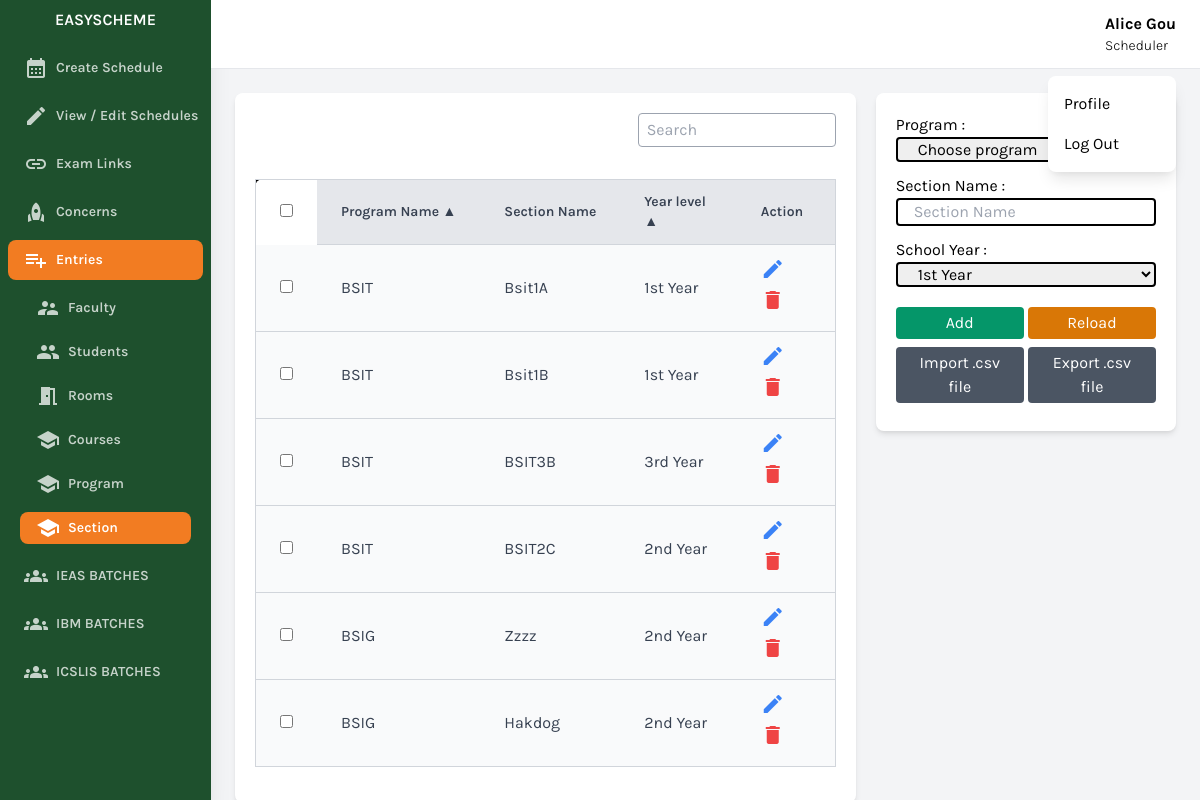
/scheduler/view-section-table.php (signed in), run on the app's committed database.
### tables this page shows
CREATE TABLE `user` (
  `id` bigint(20) NOT NULL,
  `name` varchar(256) NOT NULL,
  `username` varchar(256) NOT NULL,
  `password` varchar(256) NOT NULL,
  `position` varchar(256) NOT NULL,
  `status` int(11) NOT NULL DEFAULT 0
);

CREATE TABLE `section` (
  `id` bigint(20) NOT NULL,
  `section` varchar(256) NOT NULL,
  `year_level` varchar(256) NOT NULL,
  `program_id` bigint(20) NOT NULL,
  `status` int(11) NOT NULL DEFAULT 0
);

CREATE TABLE `program_details` (
  `id` bigint(20) NOT NULL,
  `program_name` varchar(256) NOT NULL,
  `institute` bigint(20) NOT NULL,
  `status` int(11) NOT NULL DEFAULT 0
);

### conn/conn.php (called while the page is built, shortened)
<?php
class DatabaseHandler {
    private $pdo;
    public function __construct() {
        $dbHost = 'localhost';
        $dbPort = '3306';
        $dbName = DBNAME;
        $dbUser = DBUSER;
        $dbPassword = DBPASSWORD;
        try {
            $dsn = "mysql:host=$dbHost;port=$dbPort;dbname=$dbName";
            $this->pdo = new PDO($dsn, $dbUser, $dbPassword);
            $this->pdo->setAttribute(PDO::ATTR_ERRMODE, PDO::ERRMODE_EXCEPTION);
        } catch (PDOException $e) {
            echo "Connection failed: " . $e->getMessage();
        }
    }
    public function getAllRowsFromTable($tableName) {
        try {
            $stmt = $this->pdo->prepare("SELECT * FROM $tableName WHERE status = 0");
            $stmt->execute();
            $result = $stmt->fetchAll(PDO::FETCH_ASSOC);
            return $result;
        } catch (PDOException $e) {
            echo "Query failed: " . $e->getMessage();
        }
    }
    public function getIdByColumnValue($tableName, $columnName, $columnValue, $idColumnName) {
        try {
            $stmt = $this->pdo->prepare("SELECT $idColumnName FROM $tableName WHERE $columnName = :column_value");
            $stmt->bindParam(':column_value', $columnValue);
            $stmt->execute();
            $result = $stmt->fetch(PDO::FETCH_ASSOC);
            if ($result) {
                return $result[$idColumnName];
            } else {
                return null;
            }
        } catch (PDOException $e) {
            return null;
        }
    }
}
?>

### scheduler/view-section-table.php (the view, shortened to what this page needs)
<?php
include 'components/header.php';
?>
<div class="w-full h-screen overflow-x-hidden border-t flex flex-col">
    <main class="w-full grid grid-cols-3 gap-x-5 p-6 pt-2">
        <div class="w-full col-span-3 lg:col-span-2">
            <div class="card bg-white shadow-md rounded-lg p-5 mt-4">
                <p class="text-right">
                <input type="text" placeholder="Search" id="searchInput" class="border px-2 py-1 text-gray-800 rounded border-gray-400 mb-4">
                </p>
                <div class="overflow-scroll w-full my-4">
                    <div class="table-responsive bg-black">
                        <table class="bg-white border border-gray-300 rounded-lg shadow-md min-w-full">
                        <thead>
    <tr>
        <th>
            <input type="checkbox" id="selectAll">
        </th>
        <th onclick="sortTable(1)" class="cursor-pointer py-3 whitespace-nowrap px-6 bg-gray-200 text-left text-sm font-semibold text-gray-700 border-b border-gray-300">
            Program Name &#9650;
        </th>
        <th class="py-3 whitespace-nowrap px-6 bg-gray-200 text-left text-sm font-semibold text-gray-700 border-b border-gray-300">
            Section Name
        </th>
        <th onclick="sortTable(3)" class="cursor-pointer py-3 px-6 bg-gray-200 text-left text-sm font-semibold text-gray-700 border-b border-gray-300">
            Year level &#9650;
        </th>
        <th class="py-3 px-6 bg-gray-200 text-left text-sm font-semibold text-gray-700 border-b border-gray-300">
            Action
        </th>
    </tr>
</thead>
<tbody>
    <?php
    $rows = $db->getAllRowsFromTable('section');
    if(count($rows)>0) {
        foreach ($rows as $row) {
            $id = ucwords($row['id']);
            $section = ucwords($row['section']);
            $year_level = ucwords($row['year_level']);
            $program_id = ucwords($row['program_id']);
            $program_name = $db->getIdByColumnValue("program_details","id",$program_id,"program_name");
            $data = "
                data-id = '$id'
                data-section = '$section'
                data-year_level = '$year_level'
                data-program_id = '$program_id'
                ";
            echo '<tr class="bg-gray-50 hover:bg-gray-100 transition-colors duration-200">
                <td class="py-3 text-center px-6 border-b border-gray-300 text-gray-700">
                    <input type="checkbox" class="rowCheckbox" value="'.$id.'">
                </td>
                <td class="py-3 px-6 border-b border-gray-300 text-gray-700">'.$program_name.'</td>
                <td class="py-3 px-6 border-b border-gray-300 text-gray-700">'.$section.'</td>
                <td class="py-3 px-6 border-b border-gray-300 text-gray-700">'.$year_level.'</td>
                <td class="py-3 px-6 border-b border-gray-300 ">
                    <i '.$data.' class="btnEdit text-blue-500 material-icons cursor-pointer hover:opacity-40">edit</i>
                    <i '.$data.' class="btnDelete text-red-500 material-icons cursor-pointer hover:opacity-40">delete</i>
                </td>
            </tr>';
        }
    } else {
        echo '<tr class="bg-gray-50 text-center hover:bg-gray-100 transition-colors duration-200">
            <td colspan=5  class="py-3 px-6 border-b border-gray-300 text-gray-700">
            No data found.</td>
        </tr>';
    }
    ?>
</tbody>
                        </table>
                    </div>
                </div>
            </div>
        </div>
        <div class="w-full col-span-3 lg:col-span-1">
            <div class="card bg-white shadow-md rounded-lg p-5 mt-4">
                <form id="formSubmit">
                        <div class="flex flex-col gap-3 items-center">
                            <div class="grid w-full">
                                <p>Program :</p>
                                <select id="program" name="program" class="border-black border-2 rounded px-4 w-full">
                            <option value="">Choose program</option>
                        </select>
                            </div>
                            <div class="grid w-full">
                                <p>Section Name :</p>
                                <input required type="text" id="section_name" name="section_name" class="border-black border-2 rounded px-4" placeholder="Section Name">
                            </div>
                            <div class="grid w-full">
                                <p>School Year :</p>
                                <select name="year_level" id="year_level" class="border-black border-2 rounded px-4">
                                        <option value="1st Year">1st Year</option>
                                    </select>                            </div>
                            <div class="w-full ">
                                <div class="grid grid-cols-2 gap-1 my-2">
                                <button type="button" id="btnMode" class="openModal bg-green-600 text-white rounded px-3 py-1">Add</button>
                                <button type="button" id="btnReload" class="openModal bg-yellow-600 text-white rounded px-3 py-1">Reload</button>
                                </div>
                                <div class="grid grid-cols-2 gap-1 my-2">
                                    <button type="button" id="importCsvBtn" class="bg-gray-600 text-white rounded px-3 py-1">Import .csv file</button>
                                    <button type="button" id="exportCsvBtn" class="bg-gray-600 text-white rounded px-3 py-1">Export .csv file</button>
                                    </div>
                                </div>
                            </div>
                        </div>
            </div>
        </div>
</div>
<?php
include 'components/footer.php';
?>

### scheduler/components/header.php (shortened to what this page needs)
<?php
include '../conn/conn.php';
$db = new DatabaseHandler();
$user_name = ucwords($db->getIdByColumnValue('user', 'id',$_SESSION['id'],'name'));
$user_position = ucwords($db->getIdByColumnValue('user', 'id',$_SESSION['id'],'position'));
?>
<!DOCTYPE html>
<html lang="en">
<head>
    <link href="https://cdnjs.cloudflare.com/ajax/libs/tailwindcss/2.2.19/tailwind.min.css" rel="stylesheet">
</head>
<body class="bg-gray-100 font-family-karla flex">
    <aside class="relative bg-sidebar h-screen w-64 hidden sm:block shadow-xl">
        <div class="p-2  text-center">
            <a href="" class="text-white  font-semibold uppercase hover:text-gray-300">
                        <p>EasyScheme</p>
            </a>
        </div>
        <nav x-data="{ openItem: null }" class="text-white text-base font-semibold ">
            <a href="create-schedule.php" class="nav-1 flex items-center text-white opacity-75 text-sm hover:opacity-100 py-2 m-2 rounded-lg  pl-4 nav-item">
                <i class="material-icons mr-2">calendar_month</i>
                Create Schedule
            </a>
            <a href="view-edit-schedule.php" class="nav-2 flex items-center text-white opacity-75 text-sm hover:opacity-100 py-2 m-2 rounded-lg  pl-4 nav-item">
                <i class="material-icons mr-2">edit</i>
                View / Edit Schedules
            </a>
            <a href="view-exam-links.php" class="nav-3 flex items-center text-white opacity-75 text-sm hover:opacity-100 py-2 m-2 rounded-lg  pl-4 nav-item">
                <i class="material-icons mr-2">link</i>
                Exam Links
            </a>
            <a href="raise-concerns.php" class="nav-10 flex items-center text-white opacity-75 text-sm hover:opacity-100 py-2 m-2 rounded-lg  pl-4 nav-item">
                <i class="material-icons mr-2">rocket</i>
                Concerns
            </a>
            <a @click="openItem === 1 ? openItem = null : openItem = 1"  class="entries flex items-center text-white opacity-75 text-sm hover:opacity-100 py-2 m-2 rounded-lg  pl-4 nav-item">
                <i class="material-icons mr-2">playlist_add</i>
                Entries
            </a>
            <a href="view-entries.php?type=faculty">
                <div x-show="openItem === 1" class="nav-4 flex items-center text-white opacity-75 text-sm hover:opacity-100 py-1 my-3 mx-5 m-0 rounded-lg  pl-4 nav-item">
                    <i class="material-icons mr-2">supervisor_account</i>
                    Faculty
                </div>
            </a>
            <a href="view-entries.php?type=student">
                <div x-show="openItem === 1" class="nav-5 flex items-center text-white opacity-75 text-sm hover:opacity-100 py-1 my-3 mx-5 m-0 rounded-lg  pl-4 nav-item">
                    <i class="material-icons mr-2">group</i>
                    Students
                </div>
            </a>
            <a href="view-room-table.php">
            <div x-show="openItem === 1" class="nav-6 flex items-center text-white opacity-75 text-sm hover:opacity-100 py-1 my-3 mx-5 m-0 rounded-lg  pl-4 nav-item">
                    <i class="material-icons mr-2">meeting_room</i>
                    Rooms
                </div>
           </a>
            <a href="view-course-table.php">
                <div x-show="openItem === 1" class="nav-7 flex items-center text-white opacity-75 text-sm hover:opacity-100 py-1 my-3 mx-5 m-0 rounded-lg  pl-4 nav-item">
                    <i class="material-icons mr-2">school</i>
                    Courses
                </div>
            </a>
            <a href="view-program-table.php">
                <div x-show="openItem === 1" class="nav-8 flex items-center text-white opacity-75 text-sm hover:opacity-100 py-1 my-3 mx-5 m-0 rounded-lg  pl-4 nav-item">
                    <i class="material-icons mr-2">school</i>
                    Program
                </div>
            </a>
            <a href="view-section-table.php">
                <div x-show="openItem === 1" class="nav-9 flex items-center text-white opacity-75 text-sm hover:opacity-100 py-1 my-3 mx-5 m-0 rounded-lg  pl-4 nav-item">
                    <i class="material-icons mr-2">school</i>
                    Section
                </div>
            </a>
            <a href="view-batch-programs.php?i=1" class="nav-11 flex items-center text-white opacity-75 text-sm hover:opacity-100 py-2 m-2 rounded-lg  pl-4 nav-item">
                <i class="material-icons mr-2">groups</i>
                IEAS BATCHES
            </a>
            <a href="view-batch-programs.php?i=2" class="nav-12 flex items-center text-white opacity-75 text-sm hover:opacity-100 py-2 m-2 rounded-lg  pl-4 nav-item">
                <i class="material-icons mr-2">groups</i>
                IBM BATCHES
            </a>
            <a href="view-batch-programs.php?i=3" class="nav-13 flex items-center text-white opacity-75 text-sm hover:opacity-100 py-2 m-2 rounded-lg  pl-4 nav-item">
                <i class="material-icons mr-2">groups</i>
                ICSLIS BATCHES
            </a>
        </nav>
    </aside>
    <div class="relative w-full flex flex-col h-screen overflow-y-hidden">
        <header class="w-full items-center bg-white py-3 px-6 hidden sm:flex">
            <div x-data="{ isOpen: false }" class="relative w-1/2 flex justify-end">
                <div class="grid grid-cols-2 items-center justify-center">
                    <div class="grid " style="cursor:pointer" @click="isOpen = !isOpen">
                        <p class="text-base font-bold"><?=$user_name?></p>
                        <p class="text-sm font-light"><?=$user_position?></p>
                    </div>
                </div>
                <button x-show="isOpen" @click="isOpen = false" class="h-full w-full fixed inset-0 cursor-default"></button>
                <div x-show="isOpen" class="absolute w-32 bg-white rounded-lg shadow-lg py-2 mt-16">
                    <a href="profile.php" class="block px-4 py-2 account-link hover:text-white">Profile</a>
                    <a href="../" class="block px-4 py-2 account-link hover:text-white">Log Out</a>
                </div>
            </div>
        </header>

### scheduler/components/header.php (style rules this page uses)
.font-family-karla { font-family: karla; }
.bg-sidebar { background: #1e502d; }
.active-nav-link { background: #f27c22; }

### data on the page
user: name "Alice Gou", position "Scheduler"
section: program.program_name "BSIT", section "Bsit1A", year_level "1st Year"
section: program.program_name "BSIT", section "Bsit1B", year_level "1st Year"
section: program.program_name "BSIT", section "BSIT3B", year_level "3rd Year"
section: program.program_name "BSIT", section "BSIT2C", year_level "2nd Year"
section: program.program_name "BSIG", section "Zzzz", year_level "2nd Year"
section: program.program_name "BSIG", section "Hakdog", year_level "2nd Year"
